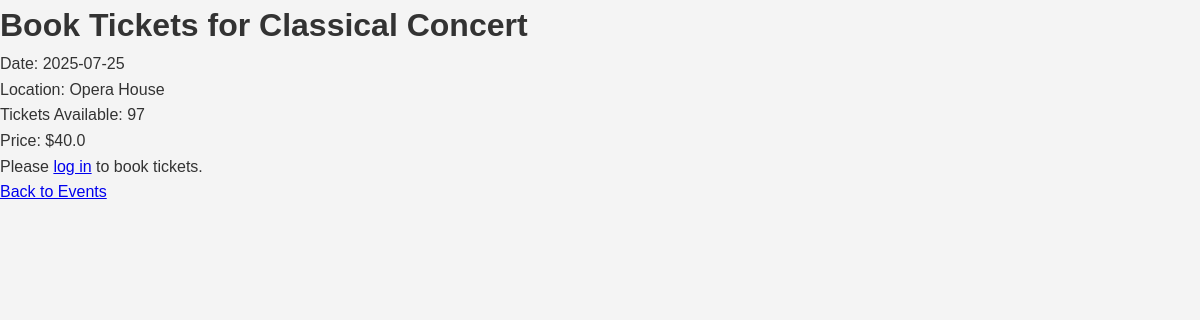
The page /booking/4 on the database its author committed.
### app.py (models this page shows, shortened)
class Event(db.Model):
    id = db.Column(db.Integer, primary_key=True)
    name = db.Column(db.String(120))
    date = db.Column(db.String(20))
    location = db.Column(db.String(120))
    tickets_available = db.Column(db.Integer)
    price = db.Column(db.Float, default=0.0)

### app.py (the view)
@app.route('/booking/<int:event_id>')
def booking_page(event_id):
    event = Event.query.get_or_404(event_id)
    return render_template('booking.html', event=event)

### templates/booking.html (shortened to what this page needs)
<!DOCTYPE html>
<html lang="en">
<head>
    <link rel="stylesheet" href="/static/style.css">
</head>
<body>
    <h1>Book Tickets for {{ event.name }}</h1>
    <p>Date: {{ event.date }}</p>
    <p>Location: {{ event.location }}</p>
    <p>Tickets Available: {{ event.tickets_available }}</p>
    <p>Price: ${{ event.price }}</p>
    {% if session['user_id'] %}
    <form method="POST" action="{{ url_for('book_tickets') }}">
        <input type="hidden" name="user_id" value="{{ session['user_id'] }}">
        <input type="hidden" name="event_id" value="{{ event.id }}">
        <label for="tickets">Tickets:</label>
        <input type="number" name="tickets" min="1" max="{{ event.tickets_available }}" required>
        <button type="submit">Buy Now</button>
    </form>
    {% else %}
    <p>Please <a href="{{ url_for('login') }}">log in</a> to book tickets.</p>
    {% endif %}
    <a href="{{ url_for('events_page') }}">Back to Events</a>
</body>
</html>

### static/style.css (style rules this page uses)
* { margin: 0; padding: 0; box-sizing: border-box; }
body { font-family: 'Segoe UI', Tahoma, Geneva, Verdana, sans-serif; background-color: #f9f9fb; color: #333; line-height: 1.6; padding-bottom: 40px; }
body { font-family: 'Arial', sans-serif; background-color: #f4f4f4; margin: 0; padding: 0; color: #333; }

### rows shown on the page
Event: name "Classical Concert", date "2025-07-25", location "Opera House", tickets_available "97", price "40.0"
